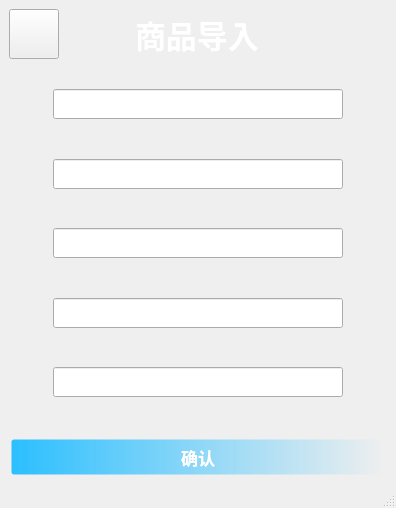
<?xml version="1.0" encoding="UTF-8"?>
<ui version="4.0">
 <class>input_cargo</class>
 <widget class="QMainWindow" name="input_cargo">
  <property name="geometry">
   <rect>
    <x>0</x>
    <y>0</y>
    <width>396</width>
    <height>508</height>
   </rect>
  </property>
  <property name="windowTitle">
   <string>MainWindow</string>
  </property>
  <property name="styleSheet">
   <string notr="true">QMainWindow{
	border-image: url(:/new/prefix1/b4.jpg);
}</string>
  </property>
  <widget class="QWidget" name="centralwidget">
   <layout class="QVBoxLayout" name="verticalLayout_2">
    <item>
     <layout class="QHBoxLayout" name="horizontalLayout">
      <item>
       <spacer name="horizontalSpacer">
        <property name="orientation">
         <enum>Qt::Horizontal</enum>
        </property>
        <property name="sizeType">
         <enum>QSizePolicy::Fixed</enum>
        </property>
        <property name="sizeHint" stdset="0">
         <size>
          <width>0</width>
          <height>20</height>
         </size>
        </property>
       </spacer>
      </item>
      <item>
       <widget class="QPushButton" name="pushButton_2">
        <property name="minimumSize">
         <size>
          <width>50</width>
          <height>50</height>
         </size>
        </property>
        <property name="styleSheet">
         <string notr="true">border-image: url(:/new/prefix1/back.png);</string>
        </property>
        <property name="text">
         <string/>
        </property>
       </widget>
      </item>
      <item>
       <spacer name="horizontalSpacer_3">
        <property name="orientation">
         <enum>Qt::Horizontal</enum>
        </property>
        <property name="sizeType">
         <enum>QSizePolicy::Fixed</enum>
        </property>
        <property name="sizeHint" stdset="0">
         <size>
          <width>70</width>
          <height>20</height>
         </size>
        </property>
       </spacer>
      </item>
      <item>
       <widget class="QLabel" name="label">
        <property name="font">
         <font>
          <family>Microsoft YaHei UI</family>
          <pointsize>23</pointsize>
          <weight>75</weight>
          <bold>true</bold>
         </font>
        </property>
        <property name="styleSheet">
         <string notr="true">color: rgb(255, 255, 255);</string>
        </property>
        <property name="text">
         <string>商品导入</string>
        </property>
       </widget>
      </item>
      <item>
       <spacer name="horizontalSpacer_2">
        <property name="orientation">
         <enum>Qt::Horizontal</enum>
        </property>
        <property name="sizeHint" stdset="0">
         <size>
          <width>40</width>
          <height>20</height>
         </size>
        </property>
       </spacer>
      </item>
     </layout>
    </item>
    <item>
     <layout class="QVBoxLayout" name="verticalLayout">
      <property name="spacing">
       <number>15</number>
      </property>
      <item>
       <spacer name="verticalSpacer_2">
        <property name="orientation">
         <enum>Qt::Vertical</enum>
        </property>
        <property name="sizeHint" stdset="0">
         <size>
          <width>20</width>
          <height>40</height>
         </size>
        </property>
       </spacer>
      </item>
      <item alignment="Qt::AlignHCenter">
       <widget class="QLineEdit" name="name">
        <property name="minimumSize">
         <size>
          <width>290</width>
          <height>30</height>
         </size>
        </property>
        <property name="font">
         <font>
          <pointsize>12</pointsize>
         </font>
        </property>
       </widget>
      </item>
      <item>
       <spacer name="verticalSpacer_3">
        <property name="orientation">
         <enum>Qt::Vertical</enum>
        </property>
        <property name="sizeHint" stdset="0">
         <size>
          <width>20</width>
          <height>40</height>
         </size>
        </property>
       </spacer>
      </item>
      <item alignment="Qt::AlignHCenter">
       <widget class="QLineEdit" name="purchase_prise">
        <property name="minimumSize">
         <size>
          <width>290</width>
          <height>30</height>
         </size>
        </property>
        <property name="font">
         <font>
          <pointsize>12</pointsize>
         </font>
        </property>
       </widget>
      </item>
      <item>
       <spacer name="verticalSpacer_4">
        <property name="orientation">
         <enum>Qt::Vertical</enum>
        </property>
        <property name="sizeHint" stdset="0">
         <size>
          <width>20</width>
          <height>40</height>
         </size>
        </property>
       </spacer>
      </item>
      <item alignment="Qt::AlignHCenter">
       <widget class="QLineEdit" name="sale_prise">
        <property name="minimumSize">
         <size>
          <width>290</width>
          <height>30</height>
         </size>
        </property>
        <property name="font">
         <font>
          <pointsize>12</pointsize>
         </font>
        </property>
       </widget>
      </item>
      <item>
       <spacer name="verticalSpacer_5">
        <property name="orientation">
         <enum>Qt::Vertical</enum>
        </property>
        <property name="sizeHint" stdset="0">
         <size>
          <width>20</width>
          <height>40</height>
         </size>
        </property>
       </spacer>
      </item>
      <item alignment="Qt::AlignHCenter">
       <widget class="QLineEdit" name="stock">
        <property name="minimumSize">
         <size>
          <width>290</width>
          <height>30</height>
         </size>
        </property>
        <property name="font">
         <font>
          <pointsize>12</pointsize>
         </font>
        </property>
       </widget>
      </item>
      <item>
       <spacer name="verticalSpacer_6">
        <property name="orientation">
         <enum>Qt::Vertical</enum>
        </property>
        <property name="sizeHint" stdset="0">
         <size>
          <width>20</width>
          <height>40</height>
         </size>
        </property>
       </spacer>
      </item>
      <item alignment="Qt::AlignHCenter">
       <widget class="QLineEdit" name="purchase_date">
        <property name="minimumSize">
         <size>
          <width>290</width>
          <height>30</height>
         </size>
        </property>
        <property name="font">
         <font>
          <pointsize>12</pointsize>
         </font>
        </property>
       </widget>
      </item>
      <item>
       <spacer name="verticalSpacer">
        <property name="orientation">
         <enum>Qt::Vertical</enum>
        </property>
        <property name="sizeHint" stdset="0">
         <size>
          <width>20</width>
          <height>40</height>
         </size>
        </property>
       </spacer>
      </item>
      <item>
       <widget class="QPushButton" name="pushButton">
        <property name="minimumSize">
         <size>
          <width>0</width>
          <height>40</height>
         </size>
        </property>
        <property name="font">
         <font>
          <family>Microsoft YaHei UI</family>
          <pointsize>13</pointsize>
          <weight>75</weight>
          <bold>true</bold>
         </font>
        </property>
        <property name="styleSheet">
         <string notr="true">QPushButton{
	
	
	
	background-color: qlineargradient(spread:pad, x1:0, y1:0, x2:1, y2:0, stop:0 rgba(43, 191, 255, 255), stop:1 rgba(255, 255, 255,0));
border:5px solid #00000000;
border-radius: 5px;   
	
	color: rgb(255, 255, 255);
}
QPushButton:hover{
background-color: qlineargradient(spread:pad, x1:0, y1:0, x2:1, y2:0, stop:0 rgba(169, 82, 255, 255), stop:1 rgba(255, 255, 255,0));

}
QPushButton:pressed{
background-color: qlineargradient(spread:pad, x1:0, y1:0, x2:1, y2:0, stop:0 rgba(
137, 16, 197, 255), stop:1 rgba(255, 255, 255,0));
}</string>
        </property>
        <property name="text">
         <string>确认</string>
        </property>
       </widget>
      </item>
     </layout>
    </item>
   </layout>
  </widget>
  <widget class="QMenuBar" name="menubar">
   <property name="geometry">
    <rect>
     <x>0</x>
     <y>0</y>
     <width>396</width>
     <height>23</height>
    </rect>
   </property>
  </widget>
  <widget class="QStatusBar" name="statusbar"/>
 </widget>
 <resources/>
 <connections/>
</ui>
